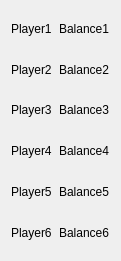
   <widget class="QWidget" name="layoutWidget">
    <property name="geometry">
     <rect>
      <x>650</x>
      <y>160</y>
      <width>121</width>
      <height>261</height>
     </rect>
    </property>
    <layout class="QGridLayout" name="gridLayout_3">
     <item row="2" column="0">
      <widget class="QLabel" name="player3_name">
       <property name="styleSheet">
        <string notr="true">background-color: none;
border: none;</string>
       </property>
       <property name="text">
        <string>Player3</string>
       </property>
      </widget>
     </item>
     <item row="4" column="1">
      <widget class="QLabel" name="player5_balance">
       <property name="styleSheet">
        <string notr="true">background-color: none;
border: none;</string>
       </property>
       <property name="text">
        <string>Balance5</string>
       </property>
      </widget>
     </item>
     <item row="3" column="0">
      <widget class="QLabel" name="player4_name">
       <property name="styleSheet">
        <string notr="true">background-color: none;
border: none;</string>
       </property>
       <property name="text">
        <string>Player4</string>
       </property>
      </widget>
     </item>
     <item row="0" column="1">
      <widget class="QLabel" name="player1_balance">
       <property name="styleSheet">
        <string notr="true">background-color: none;
border: none;</string>
       </property>
       <property name="text">
        <string>Balance1</string>
       </property>
      </widget>
     </item>
     <item row="5" column="0">
      <widget class="QLabel" name="player6_name">
       <property name="styleSheet">
        <string notr="true">background-color: none;
border: none;</string>
       </property>
       <property name="text">
        <string>Player6</string>
       </property>
      </widget>
     </item>
     <item row="2" column="1">
      <widget class="QLabel" name="player3_balance">
       <property name="styleSheet">
        <string notr="true">background-color: none;
border: none;</string>
       </property>
       <property name="text">
        <string>Balance3</string>
       </property>
      </widget>
     </item>
     <item row="3" column="1">
      <widget class="QLabel" name="player4_balance">
       <property name="styleSheet">
        <string notr="true">background-color: none;
border: none;</string>
       </property>
       <property name="text">
        <string>Balance4</string>
       </property>
      </widget>
     </item>
     <item row="0" column="0">
      <widget class="QLabel" name="player1_name">
       <property name="styleSheet">
        <string notr="true">background-color: none;
border: none;</string>
       </property>
       <property name="text">
        <string>Player1</string>
       </property>
      </widget>
     </item>
     <item row="1" column="0">
      <widget class="QLabel" name="player2_name">
       <property name="styleSheet">
        <string notr="true">background-color: none;
border: none;</string>
       </property>
       <property name="text">
        <string>Player2</string>
       </property>
      </widget>
     </item>
     <item row="5" column="1">
      <widget class="QLabel" name="player6_balance">
       <property name="styleSheet">
        <string notr="true">background-color: none;
border: none;</string>
       </property>
       <property name="text">
        <string>Balance6</string>
       </property>
      </widget>
     </item>
     <item row="4" column="0">
      <widget class="QLabel" name="player5_name">
       <property name="styleSheet">
        <string notr="true">background-color: none;
border: none;</string>
       </property>
       <property name="text">
        <string>Player5</string>
       </property>
      </widget>
     </item>
     <item row="1" column="1">
      <widget class="QLabel" name="player2_balance">
       <property name="styleSheet">
        <string notr="true">background-color: none;
border: none;</string>
       </property>
       <property name="text">
        <string>Balance2</string>
       </property>
      </widget>
     </item>
    </layout>
   </widget>
